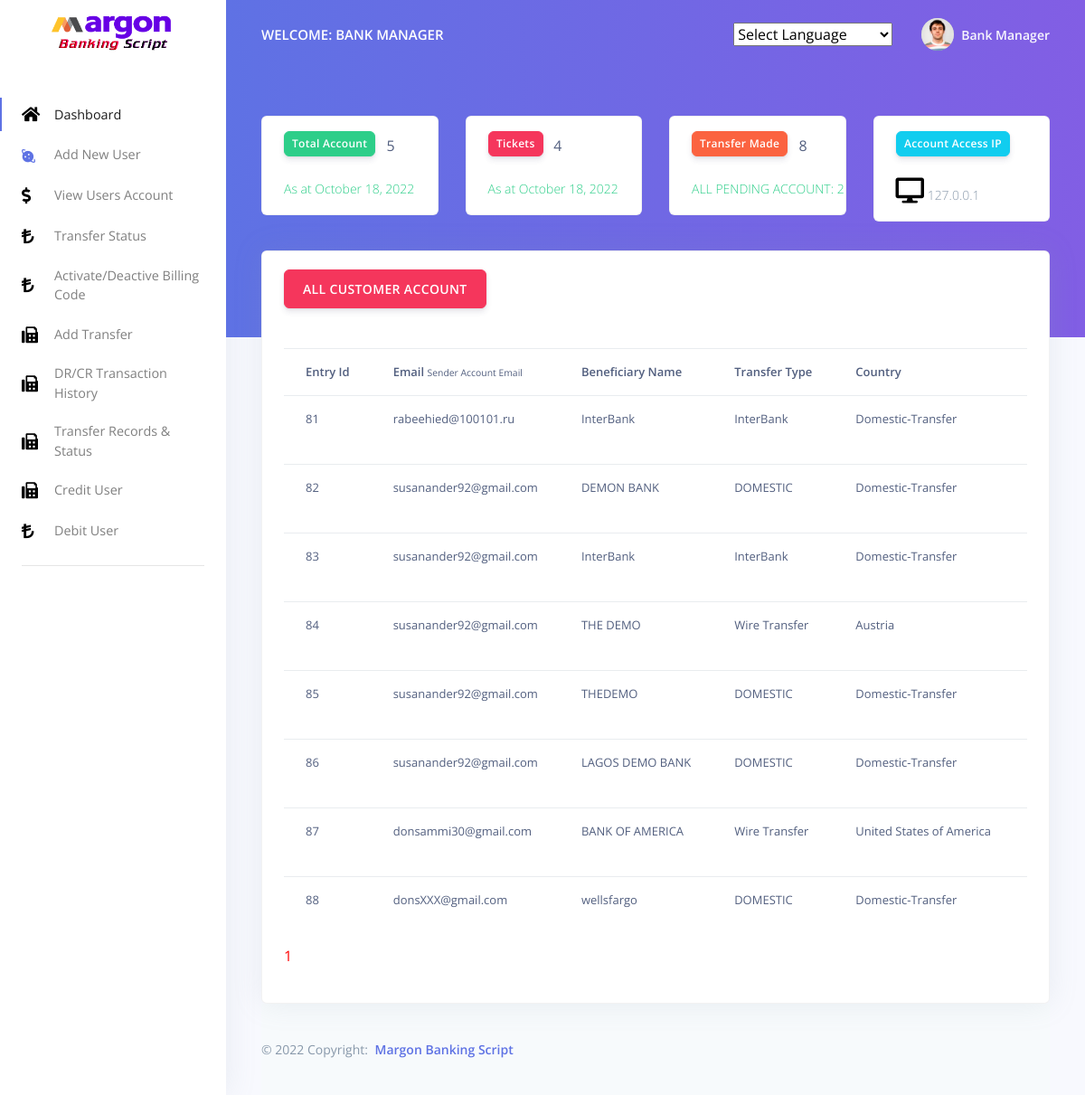
The page /scripts/dashboard/admin/transfer_status.php on the database its author committed.
### tables this page shows
CREATE TABLE `transfer` (
  `id` int(10) NOT NULL,
  `amount` varchar(100) NOT NULL,
  `bank_name` varchar(40) NOT NULL,
  `acc_name` varchar(100) NOT NULL,
  `transtype` varchar(1000) NOT NULL,
  `acc_no` varchar(20) NOT NULL,
  `reci_name` varchar(30) DEFAULT NULL,
  `type` varchar(20) NOT NULL,
  `swift` varchar(100) NOT NULL,
  `routing` varchar(100) NOT NULL,
  `remarks` varchar(500) NOT NULL,
  `email` varchar(100) DEFAULT NULL,
  `status` enum('Failed','Successful','Pending','On-hold','Cancelled') DEFAULT 'Successful',
  `date` timestamp NOT NULL DEFAULT current_timestamp() ON UPDATE current_timestamp(),
  `cout` varchar(1000) NOT NULL
);

### scripts/dashboard/admin/class.crud.php (the view, shortened to what this page needs)
<?php
class crud
{
	function __construct($DB_con)
	{
		$this->db = $DB_con;
	}
	public function dataviewt($query)
	{
		$stmt = $this->db->prepare($query);
		$stmt->execute();
		if($stmt->rowCount()>0)
		{
			while($row=$stmt->fetch(PDO::FETCH_ASSOC))
			{
				?>
                <tr>
                <td><?php print($row['id']); ?></td>
				<td><?php print($row['email']); ?></td>
                <td><?php print($row['bank_name']); ?></td>
                <td><?php print($row['transtype']); ?></td>
                <td><?php print($row['cout']); ?></td>
                <td><?php print($row['acc_name']); ?></td>
                </tr>
                <?php
			}
		}
		else
		{
			?>
            <tr>
            <td>Nothing here...</td>
            </tr>
            <?php
		}
	}
				?>
            <?php
	public function paginglink($query,$records_per_page)
	{
		$self = $_SERVER['PHP_SELF'];
		$stmt = $this->db->prepare($query);
		$stmt->execute();
		$total_no_of_records = $stmt->rowCount();
		if($total_no_of_records > 0)
		{
			?><ul class="pagination"><?php
			$total_no_of_pages=ceil($total_no_of_records/$records_per_page);
			$current_page=1;
			for($i=1;$i<=$total_no_of_pages;$i++)
			{
				if($i==$current_page)
				{
					echo "<li><a href='".$self."?page_no=".$i."' style='color:red;'>".$i."</a></li>";
				}
				else
				{
					echo "<li><a href='".$self."?page_no=".$i."'>".$i."</a></li>";
				}
			}
			?></ul><?php
		}
	}
}

### scripts/dashboard/admin/headeradmin.php (style rules this page uses)
body { top:0 !important; }

### scripts/dashboard/admin/menu.php (style rules this page uses)
body { top:0 !important; }

### rows shown on the page
transfer: id "81", email "rabeehied@100101.ru", bank_name "InterBank", transtype "InterBank", cout "Domestic-Transfer"
transfer: id "82", email "susanander92@gmail.com", bank_name "DEMON BANK", transtype "DOMESTIC", cout "Domestic-Transfer"
transfer: id "83", email "susanander92@gmail.com", bank_name "InterBank", transtype "InterBank", cout "Domestic-Transfer"
transfer: id "84", email "susanander92@gmail.com", bank_name "THE DEMO", transtype "Wire Transfer", cout "Austria"
transfer: id "85", email "susanander92@gmail.com", bank_name "THEDEMO", transtype "DOMESTIC", cout "Domestic-Transfer"
transfer: id "86", email "susanander92@gmail.com", bank_name "LAGOS DEMO BANK", transtype "DOMESTIC", cout "Domestic-Transfer"
transfer: id "87", email "donsammi30@gmail.com", bank_name "BANK OF AMERICA", transtype "Wire Transfer", cout "United States of America"
transfer: id "88", email "donsXXX@gmail.com", bank_name "wellsfargo", transtype "DOMESTIC", cout "Domestic-Transfer"

### other values the page prints
$rowcount "5"
$rowcount "4"
$rowcount "8"
$rowcount "2"
$user_ip "127.0.0.1"
